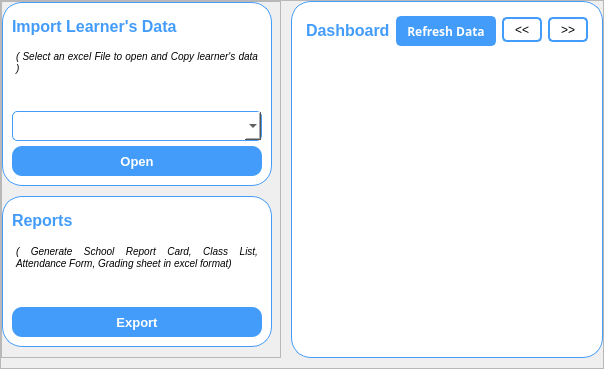
       <widget class="QFrame" name="frame_4">
        <property name="frameShape">
         <enum>QFrame::StyledPanel</enum>
        </property>
        <property name="frameShadow">
         <enum>QFrame::Raised</enum>
        </property>
        <layout class="QHBoxLayout" name="horizontalLayout_3">
         <property name="spacing">
          <number>10</number>
         </property>
         <property name="leftMargin">
          <number>0</number>
         </property>
         <property name="topMargin">
          <number>0</number>
         </property>
         <property name="rightMargin">
          <number>0</number>
         </property>
         <property name="bottomMargin">
          <number>10</number>
         </property>
         <item>
          <widget class="QFrame" name="frame_11">
           <property name="minimumSize">
            <size>
             <width>280</width>
             <height>182</height>
            </size>
           </property>
           <property name="maximumSize">
            <size>
             <width>280</width>
             <height>16777215</height>
            </size>
           </property>
           <property name="frameShape">
            <enum>QFrame::StyledPanel</enum>
           </property>
           <property name="frameShadow">
            <enum>QFrame::Raised</enum>
           </property>
           <layout class="QVBoxLayout" name="verticalLayout_2">
            <property name="spacing">
             <number>10</number>
            </property>
            <property name="leftMargin">
             <number>0</number>
            </property>
            <property name="topMargin">
             <number>0</number>
            </property>
            <property name="rightMargin">
             <number>0</number>
            </property>
            <property name="bottomMargin">
             <number>10</number>
            </property>
            <item>
             <widget class="QFrame" name="importFrame">
              <property name="minimumSize">
               <size>
                <width>270</width>
                <height>0</height>
               </size>
              </property>
              <property name="maximumSize">
               <size>
                <width>270</width>
                <height>16777215</height>
               </size>
              </property>
              <property name="styleSheet">
               <string notr="true">QFrame{
border: 1px solid;
border-color: rgb(67, 156, 250);
border-radius: 20px;
background-color: rgb(255, 255, 255);
}</string>
              </property>
              <property name="frameShape">
               <enum>QFrame::StyledPanel</enum>
              </property>
              <property name="frameShadow">
               <enum>QFrame::Raised</enum>
              </property>
              <layout class="QVBoxLayout" name="verticalLayout_7">
               <property name="spacing">
                <number>5</number>
               </property>
               <item>
                <widget class="QLabel" name="label_22">
                 <property name="minimumSize">
                  <size>
                   <width>0</width>
                   <height>29</height>
                  </size>
                 </property>
                 <property name="maximumSize">
                  <size>
                   <width>16777215</width>
                   <height>30</height>
                  </size>
                 </property>
                 <property name="font">
                  <font>
                   <family>Segoe UI</family>
                   <pointsize>12</pointsize>
                   <weight>75</weight>
                   <bold>true</bold>
                  </font>
                 </property>
                 <property name="styleSheet">
                  <string notr="true">QLabel{
border: none;
color: rgb(67, 156, 250);
}</string>
                 </property>
                 <property name="text">
                  <string>Import Learner's Data</string>
                 </property>
                </widget>
               </item>
               <item>
                <widget class="QTextBrowser" name="textBrowser_2">
                 <property name="minimumSize">
                  <size>
                   <width>0</width>
                   <height>60</height>
                  </size>
                 </property>
                 <property name="maximumSize">
                  <size>
                   <width>16777215</width>
                   <height>60</height>
                  </size>
                 </property>
                 <property name="font">
                  <font>
                   <family>Segoe UI</family>
                   <pointsize>9</pointsize>
                   <italic>true</italic>
                  </font>
                 </property>
                 <property name="styleSheet">
                  <string notr="true">QTextBrowser{
border: none;
}</string>
                 </property>
                 <property name="html">
                  <string>&lt;!DOCTYPE HTML PUBLIC &quot;-//W3C//DTD HTML 4.0//EN&quot; &quot;http://www.w3.org/TR/REC-html40/strict.dtd&quot;&gt;
&lt;html&gt;&lt;head&gt;&lt;meta name=&quot;qrichtext&quot; content=&quot;1&quot; /&gt;&lt;style type=&quot;text/css&quot;&gt;
p, li { white-space: pre-wrap; }
&lt;/style&gt;&lt;/head&gt;&lt;body style=&quot; font-family:'Segoe UI'; font-size:9pt; font-weight:400; font-style:italic;&quot;&gt;
&lt;p align=&quot;justify&quot; style=&quot; margin-top:0px; margin-bottom:0px; margin-left:0px; margin-right:0px; -qt-block-indent:0; text-indent:0px;&quot;&gt;&lt;span style=&quot; font-family:'MS Shell Dlg 2'; font-size:7.8pt;&quot;&gt;( Select an excel File to open and Copy learner's data )&lt;/span&gt;&lt;/p&gt;&lt;/body&gt;&lt;/html&gt;</string>
                 </property>
                </widget>
               </item>
               <item>
                <widget class="QComboBox" name="genFileCombo_2">
                 <property name="minimumSize">
                  <size>
                   <width>0</width>
                   <height>30</height>
                  </size>
                 </property>
                 <property name="maximumSize">
                  <size>
                   <width>16777215</width>
                   <height>30</height>
                  </size>
                 </property>
                 <property name="font">
                  <font>
                   <family>Verdana</family>
                   <pointsize>10</pointsize>
                  </font>
                 </property>
                 <property name="styleSheet">
                  <string notr="true">QComboBox{
border: 1px solid;
border-color: rgb(67, 156, 250);
border-radius: 5px;
background-color: rgb(255, 255, 255);
}

	</string>
                 </property>
                </widget>
               </item>
               <item>
                <widget class="QPushButton" name="openSF1Btn">
                 <property name="minimumSize">
                  <size>
                   <width>0</width>
                   <height>30</height>
                  </size>
                 </property>
                 <property name="maximumSize">
                  <size>
                   <width>16777215</width>
                   <height>50</height>
                  </size>
                 </property>
                 <property name="font">
                  <font>
                   <family>Segoe UI</family>
                   <pointsize>10</pointsize>
                   <weight>75</weight>
                   <bold>true</bold>
                  </font>
                 </property>
                 <property name="styleSheet">
                  <string notr="true">QPushButton{
	background-color: rgb(67, 156, 250);
	color: rgb(255, 255, 255);
	border-radius: 10px;
}

QPushButton:focus{
background-color: rgb(255, 255, 255);
color: rgb(67, 156, 250);
border-radius: 10px;
border: 2px solid rgb(67, 156, 250)
}</string>
                 </property>
                 <property name="text">
                  <string>Open</string>
                 </property>
                </widget>
               </item>
              </layout>
             </widget>
            </item>
            <item>
             <widget class="QFrame" name="reportFrame">
              <property name="minimumSize">
               <size>
                <width>270</width>
                <height>0</height>
               </size>
              </property>
              <property name="maximumSize">
               <size>
                <width>270</width>
                <height>16777215</height>
               </size>
              </property>
              <property name="styleSheet">
               <string notr="true">QFrame{
border: 1px solid;
border-color: rgb(67, 156, 250);
border-radius: 20px;
background-color: rgb(255, 255, 255);
}

	</string>
              </property>
              <property name="frameShape">
               <enum>QFrame::StyledPanel</enum>
              </property>
              <property name="frameShadow">
               <enum>QFrame::Raised</enum>
              </property>
              <layout class="QVBoxLayout" name="verticalLayout_6">
               <property name="spacing">
                <number>6</number>
               </property>
               <property name="leftMargin">
                <number>9</number>
               </property>
               <property name="topMargin">
                <number>9</number>
               </property>
               <property name="rightMargin">
                <number>9</number>
               </property>
               <property name="bottomMargin">
                <number>9</number>
               </property>
               <item>
                <widget class="QLabel" name="label_21">
                 <property name="minimumSize">
                  <size>
                   <width>0</width>
                   <height>29</height>
                  </size>
                 </property>
                 <property name="maximumSize">
                  <size>
                   <width>16777215</width>
                   <height>30</height>
                  </size>
                 </property>
                 <property name="font">
                  <font>
                   <family>Segoe UI</family>
                   <pointsize>12</pointsize>
                   <weight>75</weight>
                   <bold>true</bold>
                  </font>
                 </property>
                 <property name="styleSheet">
                  <string notr="true">QLabel{
border: none;
color: rgb(67, 156, 250);
}</string>
                 </property>
                 <property name="text">
                  <string>Reports</string>
                 </property>
                </widget>
               </item>
               <item>
                <widget class="QTextBrowser" name="textBrowser">
                 <property name="minimumSize">
                  <size>
                   <width>0</width>
                   <height>60</height>
                  </size>
                 </property>
                 <property name="maximumSize">
                  <size>
                   <width>16777215</width>
                   <height>60</height>
                  </size>
                 </property>
                 <property name="font">
                  <font>
                   <family>Segoe UI</family>
                   <pointsize>9</pointsize>
                   <italic>true</italic>
                  </font>
                 </property>
                 <property name="styleSheet">
                  <string notr="true">QTextBrowser{
border: none;
}</string>
                 </property>
                 <property name="html">
                  <string>&lt;!DOCTYPE HTML PUBLIC &quot;-//W3C//DTD HTML 4.0//EN&quot; &quot;http://www.w3.org/TR/REC-html40/strict.dtd&quot;&gt;
&lt;html&gt;&lt;head&gt;&lt;meta name=&quot;qrichtext&quot; content=&quot;1&quot; /&gt;&lt;style type=&quot;text/css&quot;&gt;
p, li { white-space: pre-wrap; }
&lt;/style&gt;&lt;/head&gt;&lt;body style=&quot; font-family:'Segoe UI'; font-size:9pt; font-weight:400; font-style:italic;&quot;&gt;
&lt;p align=&quot;justify&quot; style=&quot; margin-top:0px; margin-bottom:0px; margin-left:0px; margin-right:0px; -qt-block-indent:0; text-indent:0px;&quot;&gt;&lt;span style=&quot; font-family:'MS Shell Dlg 2'; font-size:7.8pt;&quot;&gt;( Generate School Report Card, Class List, Attendance Form, Grading sheet in excel format)&lt;/span&gt;&lt;/p&gt;&lt;/body&gt;&lt;/html&gt;</string>
                 </property>
                </widget>
               </item>
               <item>
                <widget class="QPushButton" name="expBtn">
                 <property name="minimumSize">
                  <size>
                   <width>0</width>
                   <height>30</height>
                  </size>
                 </property>
                 <property name="maximumSize">
                  <size>
                   <width>16777215</width>
                   <height>50</height>
                  </size>
                 </property>
                 <property name="font">
                  <font>
                   <family>Segoe UI</family>
                   <pointsize>10</pointsize>
                   <weight>75</weight>
                   <bold>true</bold>
                  </font>
                 </property>
                 <property name="styleSheet">
                  <string notr="true">QPushButton{
	background-color: rgb(67, 156, 250);
	color: rgb(255, 255, 255);
	border-radius: 10px;
}

QPushButton:focus{
background-color: rgb(255, 255, 255);
color: rgb(67, 156, 250);
border-radius: 10px;
border: 2px solid rgb(67, 156, 250)
}</string>
                 </property>
                 <property name="text">
                  <string>Export</string>
                 </property>
                </widget>
               </item>
              </layout>
             </widget>
            </item>
           </layout>
          </widget>
         </item>
         <item>
          <widget class="QFrame" name="dashBoardFrame">
           <property name="styleSheet">
            <string notr="true">QFrame{
border: 1px solid;
border-color: rgb(67, 156, 250);
border-radius: 20px;
background-color: rgb(255, 255, 255);
}

	</string>
           </property>
           <property name="frameShape">
            <enum>QFrame::StyledPanel</enum>
           </property>
           <property name="frameShadow">
            <enum>QFrame::Raised</enum>
           </property>
           <layout class="QVBoxLayout" name="verticalLayout">
            <property name="spacing">
             <number>2</number>
            </property>
            <property name="leftMargin">
             <number>5</number>
            </property>
            <property name="topMargin">
             <number>5</number>
            </property>
            <property name="rightMargin">
             <number>5</number>
            </property>
            <property name="bottomMargin">
             <number>5</number>
            </property>
            <item>
             <widget class="QFrame" name="frame_13">
              <property name="minimumSize">
               <size>
                <width>0</width>
                <height>46</height>
               </size>
              </property>
              <property name="maximumSize">
               <size>
                <width>16777215</width>
                <height>46</height>
               </size>
              </property>
              <property name="styleSheet">
               <string notr="true">QFrame{
border: none;
}</string>
              </property>
              <property name="frameShape">
               <enum>QFrame::StyledPanel</enum>
              </property>
              <property name="frameShadow">
               <enum>QFrame::Raised</enum>
              </property>
              <layout class="QHBoxLayout" name="horizontalLayout_2">
               <item>
                <widget class="QLabel" name="dashLabel">
                 <property name="font">
                  <font>
                   <family>Segoe UI</family>
                   <pointsize>12</pointsize>
                   <weight>75</weight>
                   <bold>true</bold>
                  </font>
                 </property>
                 <property name="styleSheet">
                  <string notr="true">QLabel{
border: none;
color: rgb(67, 156, 250);
}</string>
                 </property>
                 <property name="text">
                  <string>Dashboard</string>
                 </property>
                </widget>
               </item>
               <item>
                <widget class="QPushButton" name="refBtn">
                 <property name="minimumSize">
                  <size>
                   <width>100</width>
                   <height>30</height>
                  </size>
                 </property>
                 <property name="maximumSize">
                  <size>
                   <width>100</width>
                   <height>30</height>
                  </size>
                 </property>
                 <property name="font">
                  <font>
                   <family>Segoe UI Semibold</family>
                   <weight>75</weight>
                   <bold>true</bold>
                  </font>
                 </property>
                 <property name="styleSheet">
                  <string notr="true">QPushButton{border: 2px solid rgb(67, 156, 250);border-radius: 5px;
color: rgb(255, 255, 255);background-color: rgb(67, 156, 250);}
QPushButton:focus{border: 2px solid rgb(67, 156, 250);border-radius: 5px;
color: rgb(0,0,0);background-color: rgb(255,255,255);}
</string>
                 </property>
                 <property name="text">
                  <string>Refresh Data</string>
                 </property>
                </widget>
               </item>
               <item>
                <widget class="QPushButton" name="dashPrevBtn">
                 <property name="minimumSize">
                  <size>
                   <width>40</width>
                   <height>25</height>
                  </size>
                 </property>
                 <property name="maximumSize">
                  <size>
                   <width>40</width>
                   <height>16777215</height>
                  </size>
                 </property>
                 <property name="styleSheet">
                  <string notr="true">QPushButton{
border: 2px solid;
border-color: rgb(67, 156, 250);
border-radius: 5px;
background-color: rgb(255, 255, 255);
}</string>
                 </property>
                 <property name="text">
                  <string>&lt;&lt;</string>
                 </property>
                </widget>
               </item>
               <item>
                <widget class="QPushButton" name="dashNextBtn">
                 <property name="minimumSize">
                  <size>
                   <width>40</width>
                   <height>25</height>
                  </size>
                 </property>
                 <property name="maximumSize">
                  <size>
                   <width>40</width>
                   <height>16777215</height>
                  </size>
                 </property>
                 <property name="styleSheet">
                  <string notr="true">QPushButton{
border: 2px solid;
border-color: rgb(67, 156, 250);
border-radius: 5px;
background-color: rgb(255, 255, 255);
}</string>
                 </property>
                 <property name="text">
                  <string>&gt;&gt;</string>
                 </property>
                </widget>
               </item>
              </layout>
             </widget>
            </item>
            <item>
             <widget class="QFrame" name="dbContainer">
              <property name="styleSheet">
               <string notr="true">QFrame{
background: none;
border: none
}</string>
              </property>
              <property name="frameShape">
               <enum>QFrame::StyledPanel</enum>
              </property>
              <property name="frameShadow">
               <enum>QFrame::Raised</enum>
              </property>
             </widget>
            </item>
           </layout>
          </widget>
         </item>
        </layout>
       </widget>
